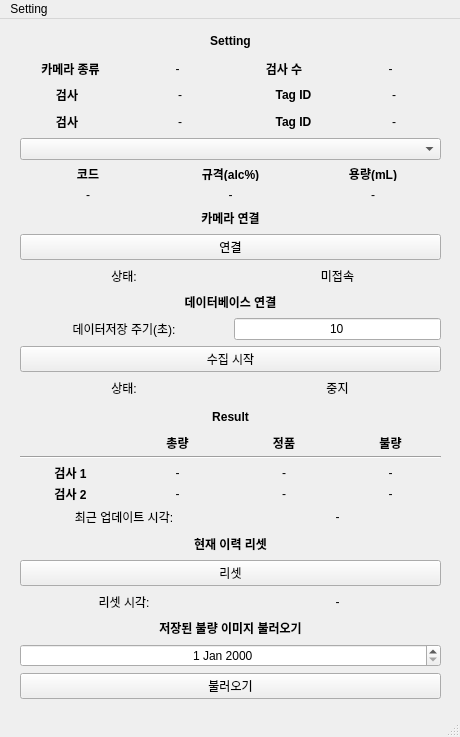
<?xml version="1.0" encoding="UTF-8"?>
<ui version="4.0">
 <class>MainWindow</class>
 <widget class="QMainWindow" name="MainWindow">
  <property name="geometry">
   <rect>
    <x>0</x>
    <y>0</y>
    <width>460</width>
    <height>737</height>
   </rect>
  </property>
  <property name="minimumSize">
   <size>
    <width>460</width>
    <height>700</height>
   </size>
  </property>
  <property name="maximumSize">
   <size>
    <width>460</width>
    <height>810</height>
   </size>
  </property>
  <property name="font">
   <font>
    <stylestrategy>PreferDefault</stylestrategy>
   </font>
  </property>
  <property name="windowTitle">
   <string>Image Inspection Program</string>
  </property>
  <property name="autoFillBackground">
   <bool>false</bool>
  </property>
  <widget class="QWidget" name="centralwidget">
   <widget class="QWidget" name="verticalLayoutWidget">
    <property name="geometry">
     <rect>
      <x>20</x>
      <y>9</y>
      <width>421</width>
      <height>671</height>
     </rect>
    </property>
    <layout class="QVBoxLayout" name="verticalLayout_2">
     <item>
      <widget class="QLabel" name="label_2">
       <property name="minimumSize">
        <size>
         <width>0</width>
         <height>25</height>
        </size>
       </property>
       <property name="maximumSize">
        <size>
         <width>16777215</width>
         <height>40</height>
        </size>
       </property>
       <property name="font">
        <font>
         <weight>75</weight>
         <bold>true</bold>
        </font>
       </property>
       <property name="text">
        <string>Setting</string>
       </property>
       <property name="scaledContents">
        <bool>false</bool>
       </property>
       <property name="alignment">
        <set>Qt::AlignCenter</set>
       </property>
      </widget>
     </item>
     <item>
      <layout class="QHBoxLayout" name="horizontalLayout_6">
       <item>
        <widget class="QLabel" name="label_32">
         <property name="maximumSize">
          <size>
           <width>16777215</width>
           <height>50</height>
          </size>
         </property>
         <property name="font">
          <font>
           <weight>75</weight>
           <bold>true</bold>
          </font>
         </property>
         <property name="text">
          <string>카메라 종류</string>
         </property>
         <property name="alignment">
          <set>Qt::AlignCenter</set>
         </property>
        </widget>
       </item>
       <item>
        <widget class="QLabel" name="label_33">
         <property name="maximumSize">
          <size>
           <width>16777215</width>
           <height>50</height>
          </size>
         </property>
         <property name="font">
          <font>
           <weight>50</weight>
           <bold>false</bold>
          </font>
         </property>
         <property name="text">
          <string>-</string>
         </property>
         <property name="alignment">
          <set>Qt::AlignCenter</set>
         </property>
        </widget>
       </item>
       <item>
        <widget class="QLabel" name="label_38">
         <property name="maximumSize">
          <size>
           <width>16777215</width>
           <height>50</height>
          </size>
         </property>
         <property name="font">
          <font>
           <weight>75</weight>
           <bold>true</bold>
          </font>
         </property>
         <property name="text">
          <string>검사 수</string>
         </property>
         <property name="alignment">
          <set>Qt::AlignCenter</set>
         </property>
        </widget>
       </item>
       <item>
        <widget class="QLabel" name="label_40">
         <property name="maximumSize">
          <size>
           <width>16777215</width>
           <height>50</height>
          </size>
         </property>
         <property name="font">
          <font>
           <weight>50</weight>
           <bold>false</bold>
          </font>
         </property>
         <property name="text">
          <string>-</string>
         </property>
         <property name="alignment">
          <set>Qt::AlignCenter</set>
         </property>
        </widget>
       </item>
      </layout>
     </item>
     <item>
      <layout class="QHBoxLayout" name="horizontalLayout">
       <item>
        <widget class="QLabel" name="label">
         <property name="maximumSize">
          <size>
           <width>16777215</width>
           <height>50</height>
          </size>
         </property>
         <property name="font">
          <font>
           <weight>75</weight>
           <bold>true</bold>
          </font>
         </property>
         <property name="text">
          <string>검사</string>
         </property>
         <property name="alignment">
          <set>Qt::AlignCenter</set>
         </property>
        </widget>
       </item>
       <item>
        <widget class="QLabel" name="label_26">
         <property name="minimumSize">
          <size>
           <width>120</width>
           <height>0</height>
          </size>
         </property>
         <property name="maximumSize">
          <size>
           <width>16777215</width>
           <height>50</height>
          </size>
         </property>
         <property name="font">
          <font>
           <weight>50</weight>
           <bold>false</bold>
          </font>
         </property>
         <property name="text">
          <string>-</string>
         </property>
         <property name="alignment">
          <set>Qt::AlignCenter</set>
         </property>
        </widget>
       </item>
       <item>
        <widget class="QLabel" name="label_27">
         <property name="maximumSize">
          <size>
           <width>16777215</width>
           <height>50</height>
          </size>
         </property>
         <property name="font">
          <font>
           <weight>75</weight>
           <bold>true</bold>
          </font>
         </property>
         <property name="text">
          <string>Tag ID</string>
         </property>
         <property name="alignment">
          <set>Qt::AlignCenter</set>
         </property>
        </widget>
       </item>
       <item>
        <widget class="QLabel" name="label_28">
         <property name="maximumSize">
          <size>
           <width>16777215</width>
           <height>50</height>
          </size>
         </property>
         <property name="font">
          <font>
           <weight>50</weight>
           <bold>false</bold>
          </font>
         </property>
         <property name="text">
          <string>-</string>
         </property>
         <property name="alignment">
          <set>Qt::AlignCenter</set>
         </property>
        </widget>
       </item>
      </layout>
     </item>
     <item>
      <layout class="QHBoxLayout" name="horizontalLayout_7">
       <item>
        <widget class="QLabel" name="label_34">
         <property name="maximumSize">
          <size>
           <width>16777215</width>
           <height>50</height>
          </size>
         </property>
         <property name="font">
          <font>
           <weight>75</weight>
           <bold>true</bold>
          </font>
         </property>
         <property name="text">
          <string>검사</string>
         </property>
         <property name="alignment">
          <set>Qt::AlignCenter</set>
         </property>
        </widget>
       </item>
       <item>
        <widget class="QLabel" name="label_35">
         <property name="minimumSize">
          <size>
           <width>120</width>
           <height>0</height>
          </size>
         </property>
         <property name="maximumSize">
          <size>
           <width>16777215</width>
           <height>50</height>
          </size>
         </property>
         <property name="font">
          <font>
           <weight>50</weight>
           <bold>false</bold>
          </font>
         </property>
         <property name="text">
          <string>-</string>
         </property>
         <property name="alignment">
          <set>Qt::AlignCenter</set>
         </property>
        </widget>
       </item>
       <item>
        <widget class="QLabel" name="label_36">
         <property name="maximumSize">
          <size>
           <width>16777215</width>
           <height>50</height>
          </size>
         </property>
         <property name="font">
          <font>
           <weight>75</weight>
           <bold>true</bold>
          </font>
         </property>
         <property name="text">
          <string>Tag ID</string>
         </property>
         <property name="alignment">
          <set>Qt::AlignCenter</set>
         </property>
        </widget>
       </item>
       <item>
        <widget class="QLabel" name="label_37">
         <property name="maximumSize">
          <size>
           <width>16777215</width>
           <height>50</height>
          </size>
         </property>
         <property name="font">
          <font>
           <weight>50</weight>
           <bold>false</bold>
          </font>
         </property>
         <property name="text">
          <string>-</string>
         </property>
         <property name="alignment">
          <set>Qt::AlignCenter</set>
         </property>
        </widget>
       </item>
      </layout>
     </item>
     <item>
      <widget class="QComboBox" name="comboBox"/>
     </item>
     <item>
      <layout class="QGridLayout" name="gridLayout_3">
       <item row="1" column="0">
        <widget class="QLabel" name="label_12">
         <property name="minimumSize">
          <size>
           <width>0</width>
           <height>15</height>
          </size>
         </property>
         <property name="maximumSize">
          <size>
           <width>16777215</width>
           <height>15</height>
          </size>
         </property>
         <property name="font">
          <font>
           <weight>50</weight>
           <bold>false</bold>
          </font>
         </property>
         <property name="text">
          <string>-</string>
         </property>
         <property name="alignment">
          <set>Qt::AlignCenter</set>
         </property>
        </widget>
       </item>
       <item row="0" column="2">
        <widget class="QLabel" name="label_11">
         <property name="minimumSize">
          <size>
           <width>0</width>
           <height>15</height>
          </size>
         </property>
         <property name="maximumSize">
          <size>
           <width>16777215</width>
           <height>15</height>
          </size>
         </property>
         <property name="font">
          <font>
           <weight>75</weight>
           <bold>true</bold>
          </font>
         </property>
         <property name="text">
          <string>용량(mL)</string>
         </property>
         <property name="alignment">
          <set>Qt::AlignCenter</set>
         </property>
        </widget>
       </item>
       <item row="0" column="1">
        <widget class="QLabel" name="label_10">
         <property name="minimumSize">
          <size>
           <width>0</width>
           <height>15</height>
          </size>
         </property>
         <property name="maximumSize">
          <size>
           <width>16777215</width>
           <height>15</height>
          </size>
         </property>
         <property name="font">
          <font>
           <weight>75</weight>
           <bold>true</bold>
          </font>
         </property>
         <property name="text">
          <string>규격(alc%)</string>
         </property>
         <property name="alignment">
          <set>Qt::AlignCenter</set>
         </property>
        </widget>
       </item>
       <item row="1" column="1">
        <widget class="QLabel" name="label_14">
         <property name="minimumSize">
          <size>
           <width>0</width>
           <height>15</height>
          </size>
         </property>
         <property name="maximumSize">
          <size>
           <width>16777215</width>
           <height>15</height>
          </size>
         </property>
         <property name="font">
          <font>
           <weight>50</weight>
           <bold>false</bold>
          </font>
         </property>
         <property name="text">
          <string>-</string>
         </property>
         <property name="alignment">
          <set>Qt::AlignCenter</set>
         </property>
        </widget>
       </item>
       <item row="0" column="0">
        <widget class="QLabel" name="label_8">
         <property name="minimumSize">
          <size>
           <width>0</width>
           <height>15</height>
          </size>
         </property>
         <property name="maximumSize">
          <size>
           <width>16777215</width>
           <height>15</height>
          </size>
         </property>
         <property name="font">
          <font>
           <weight>75</weight>
           <bold>true</bold>
          </font>
         </property>
         <property name="text">
          <string>코드</string>
         </property>
         <property name="alignment">
          <set>Qt::AlignCenter</set>
         </property>
        </widget>
       </item>
       <item row="1" column="2">
        <widget class="QLabel" name="label_15">
         <property name="minimumSize">
          <size>
           <width>0</width>
           <height>15</height>
          </size>
         </property>
         <property name="maximumSize">
          <size>
           <width>16777215</width>
           <height>15</height>
          </size>
         </property>
         <property name="font">
          <font>
           <weight>50</weight>
           <bold>false</bold>
          </font>
         </property>
         <property name="text">
          <string>-</string>
         </property>
         <property name="alignment">
          <set>Qt::AlignCenter</set>
         </property>
        </widget>
       </item>
      </layout>
     </item>
     <item>
      <widget class="QLabel" name="label_46">
       <property name="maximumSize">
        <size>
         <width>16777215</width>
         <height>25</height>
        </size>
       </property>
       <property name="font">
        <font>
         <weight>75</weight>
         <bold>true</bold>
        </font>
       </property>
       <property name="text">
        <string>카메라 연결</string>
       </property>
       <property name="scaledContents">
        <bool>false</bool>
       </property>
       <property name="alignment">
        <set>Qt::AlignCenter</set>
       </property>
      </widget>
     </item>
     <item>
      <widget class="QPushButton" name="pushButton">
       <property name="text">
        <string>연결</string>
       </property>
       <property name="autoRepeat">
        <bool>false</bool>
       </property>
      </widget>
     </item>
     <item>
      <layout class="QHBoxLayout" name="horizontalLayout_3">
       <item>
        <widget class="QLabel" name="label_4">
         <property name="font">
          <font>
           <weight>50</weight>
           <bold>false</bold>
          </font>
         </property>
         <property name="text">
          <string>상태:</string>
         </property>
         <property name="alignment">
          <set>Qt::AlignCenter</set>
         </property>
        </widget>
       </item>
       <item>
        <widget class="QLabel" name="label_3">
         <property name="text">
          <string>미접속</string>
         </property>
         <property name="alignment">
          <set>Qt::AlignCenter</set>
         </property>
        </widget>
       </item>
      </layout>
     </item>
     <item>
      <widget class="QLabel" name="label_48">
       <property name="maximumSize">
        <size>
         <width>16777215</width>
         <height>25</height>
        </size>
       </property>
       <property name="font">
        <font>
         <weight>75</weight>
         <bold>true</bold>
        </font>
       </property>
       <property name="text">
        <string>데이터베이스 연결</string>
       </property>
       <property name="scaledContents">
        <bool>false</bool>
       </property>
       <property name="alignment">
        <set>Qt::AlignCenter</set>
       </property>
      </widget>
     </item>
     <item>
      <layout class="QGridLayout" name="gridLayout">
       <item row="0" column="0">
        <widget class="QLabel" name="label_29">
         <property name="text">
          <string>데이터저장 주기(초):</string>
         </property>
         <property name="alignment">
          <set>Qt::AlignCenter</set>
         </property>
        </widget>
       </item>
       <item row="0" column="1">
        <widget class="QLineEdit" name="lineEdit">
         <property name="sizePolicy">
          <sizepolicy hsizetype="Preferred" vsizetype="Fixed">
           <horstretch>0</horstretch>
           <verstretch>0</verstretch>
          </sizepolicy>
         </property>
         <property name="text">
          <string>10</string>
         </property>
         <property name="alignment">
          <set>Qt::AlignCenter</set>
         </property>
        </widget>
       </item>
      </layout>
     </item>
     <item>
      <widget class="QPushButton" name="pushButton_3">
       <property name="text">
        <string>수집 시작</string>
       </property>
       <property name="autoRepeat">
        <bool>false</bool>
       </property>
      </widget>
     </item>
     <item>
      <layout class="QHBoxLayout" name="horizontalLayout_5">
       <item>
        <widget class="QLabel" name="label_18">
         <property name="font">
          <font>
           <weight>50</weight>
           <bold>false</bold>
          </font>
         </property>
         <property name="text">
          <string>상태:</string>
         </property>
         <property name="alignment">
          <set>Qt::AlignCenter</set>
         </property>
        </widget>
       </item>
       <item>
        <widget class="QLabel" name="label_19">
         <property name="text">
          <string>중지</string>
         </property>
         <property name="alignment">
          <set>Qt::AlignCenter</set>
         </property>
        </widget>
       </item>
      </layout>
     </item>
     <item>
      <widget class="QLabel" name="label_5">
       <property name="minimumSize">
        <size>
         <width>0</width>
         <height>25</height>
        </size>
       </property>
       <property name="maximumSize">
        <size>
         <width>16777215</width>
         <height>40</height>
        </size>
       </property>
       <property name="font">
        <font>
         <weight>75</weight>
         <bold>true</bold>
        </font>
       </property>
       <property name="text">
        <string>Result</string>
       </property>
       <property name="scaledContents">
        <bool>false</bool>
       </property>
       <property name="alignment">
        <set>Qt::AlignCenter</set>
       </property>
      </widget>
     </item>
     <item>
      <layout class="QGridLayout" name="gridLayout_4">
       <item row="2" column="3">
        <widget class="QLabel" name="label_21">
         <property name="minimumSize">
          <size>
           <width>0</width>
           <height>15</height>
          </size>
         </property>
         <property name="maximumSize">
          <size>
           <width>16777215</width>
           <height>15</height>
          </size>
         </property>
         <property name="text">
          <string>-</string>
         </property>
         <property name="alignment">
          <set>Qt::AlignCenter</set>
         </property>
        </widget>
       </item>
       <item row="3" column="2">
        <widget class="QLabel" name="label_31">
         <property name="minimumSize">
          <size>
           <width>0</width>
           <height>15</height>
          </size>
         </property>
         <property name="maximumSize">
          <size>
           <width>16777215</width>
           <height>15</height>
          </size>
         </property>
         <property name="text">
          <string>-</string>
         </property>
         <property name="alignment">
          <set>Qt::AlignCenter</set>
         </property>
        </widget>
       </item>
       <item row="2" column="1">
        <widget class="QLabel" name="label_43">
         <property name="minimumSize">
          <size>
           <width>0</width>
           <height>15</height>
          </size>
         </property>
         <property name="maximumSize">
          <size>
           <width>16777215</width>
           <height>15</height>
          </size>
         </property>
         <property name="font">
          <font>
           <weight>75</weight>
           <bold>true</bold>
          </font>
         </property>
         <property name="text">
          <string>검사 1</string>
         </property>
         <property name="alignment">
          <set>Qt::AlignCenter</set>
         </property>
        </widget>
       </item>
       <item row="0" column="3">
        <widget class="QLabel" name="label_45">
         <property name="minimumSize">
          <size>
           <width>0</width>
           <height>15</height>
          </size>
         </property>
         <property name="maximumSize">
          <size>
           <width>16777215</width>
           <height>15</height>
          </size>
         </property>
         <property name="font">
          <font>
           <weight>75</weight>
           <bold>true</bold>
          </font>
         </property>
         <property name="text">
          <string>정품</string>
         </property>
         <property name="alignment">
          <set>Qt::AlignCenter</set>
         </property>
        </widget>
       </item>
       <item row="0" column="1">
        <widget class="QLabel" name="label_17">
         <property name="minimumSize">
          <size>
           <width>0</width>
           <height>15</height>
          </size>
         </property>
         <property name="maximumSize">
          <size>
           <width>16777215</width>
           <height>15</height>
          </size>
         </property>
         <property name="font">
          <font>
           <weight>75</weight>
           <bold>true</bold>
          </font>
         </property>
         <property name="text">
          <string/>
         </property>
         <property name="alignment">
          <set>Qt::AlignCenter</set>
         </property>
        </widget>
       </item>
       <item row="3" column="3">
        <widget class="QLabel" name="label_39">
         <property name="minimumSize">
          <size>
           <width>0</width>
           <height>15</height>
          </size>
         </property>
         <property name="maximumSize">
          <size>
           <width>16777215</width>
           <height>15</height>
          </size>
         </property>
         <property name="text">
          <string>-</string>
         </property>
         <property name="alignment">
          <set>Qt::AlignCenter</set>
         </property>
        </widget>
       </item>
       <item row="0" column="4">
        <widget class="QLabel" name="label_50">
         <property name="minimumSize">
          <size>
           <width>0</width>
           <height>15</height>
          </size>
         </property>
         <property name="maximumSize">
          <size>
           <width>16777215</width>
           <height>15</height>
          </size>
         </property>
         <property name="font">
          <font>
           <weight>75</weight>
           <bold>true</bold>
          </font>
         </property>
         <property name="text">
          <string>불량</string>
         </property>
         <property name="alignment">
          <set>Qt::AlignCenter</set>
         </property>
        </widget>
       </item>
       <item row="0" column="2">
        <widget class="QLabel" name="label_44">
         <property name="minimumSize">
          <size>
           <width>0</width>
           <height>15</height>
          </size>
         </property>
         <property name="maximumSize">
          <size>
           <width>16777215</width>
           <height>15</height>
          </size>
         </property>
         <property name="font">
          <font>
           <weight>75</weight>
           <bold>true</bold>
          </font>
         </property>
         <property name="text">
          <string>총량</string>
         </property>
         <property name="alignment">
          <set>Qt::AlignCenter</set>
         </property>
        </widget>
       </item>
       <item row="2" column="4">
        <widget class="QLabel" name="label_24">
         <property name="minimumSize">
          <size>
           <width>0</width>
           <height>15</height>
          </size>
         </property>
         <property name="maximumSize">
          <size>
           <width>16777215</width>
           <height>15</height>
          </size>
         </property>
         <property name="text">
          <string>-</string>
         </property>
         <property name="alignment">
          <set>Qt::AlignCenter</set>
         </property>
        </widget>
       </item>
       <item row="2" column="2">
        <widget class="QLabel" name="label_23">
         <property name="minimumSize">
          <size>
           <width>0</width>
           <height>15</height>
          </size>
         </property>
         <property name="maximumSize">
          <size>
           <width>16777215</width>
           <height>15</height>
          </size>
         </property>
         <property name="text">
          <string>-</string>
         </property>
         <property name="alignment">
          <set>Qt::AlignCenter</set>
         </property>
        </widget>
       </item>
       <item row="3" column="1">
        <widget class="QLabel" name="label_49">
         <property name="minimumSize">
          <size>
           <width>0</width>
           <height>15</height>
          </size>
         </property>
         <property name="maximumSize">
          <size>
           <width>16777215</width>
           <height>15</height>
          </size>
         </property>
         <property name="font">
          <font>
           <weight>75</weight>
           <bold>true</bold>
          </font>
         </property>
         <property name="text">
          <string>검사 2</string>
         </property>
         <property name="alignment">
          <set>Qt::AlignCenter</set>
         </property>
        </widget>
       </item>
       <item row="3" column="4">
        <widget class="QLabel" name="label_41">
         <property name="minimumSize">
          <size>
           <width>0</width>
           <height>15</height>
          </size>
         </property>
         <property name="maximumSize">
          <size>
           <width>16777215</width>
           <height>15</height>
          </size>
         </property>
         <property name="text">
          <string>-</string>
         </property>
         <property name="alignment">
          <set>Qt::AlignCenter</set>
         </property>
        </widget>
       </item>
       <item row="1" column="1" colspan="4">
        <widget class="Line" name="line_2">
         <property name="orientation">
          <enum>Qt::Horizontal</enum>
         </property>
        </widget>
       </item>
      </layout>
     </item>
     <item>
      <layout class="QHBoxLayout" name="horizontalLayout_2">
       <item>
        <widget class="QLabel" name="label_6">
         <property name="font">
          <font>
           <weight>50</weight>
           <bold>false</bold>
          </font>
         </property>
         <property name="text">
          <string>최근 업데이트 시각:</string>
         </property>
         <property name="alignment">
          <set>Qt::AlignCenter</set>
         </property>
        </widget>
       </item>
       <item>
        <widget class="QLabel" name="label_7">
         <property name="text">
          <string>-</string>
         </property>
         <property name="alignment">
          <set>Qt::AlignCenter</set>
         </property>
        </widget>
       </item>
      </layout>
     </item>
     <item>
      <widget class="QLabel" name="label_47">
       <property name="maximumSize">
        <size>
         <width>16777215</width>
         <height>25</height>
        </size>
       </property>
       <property name="font">
        <font>
         <weight>75</weight>
         <bold>true</bold>
        </font>
       </property>
       <property name="text">
        <string>현재 이력 리셋</string>
       </property>
       <property name="scaledContents">
        <bool>false</bool>
       </property>
       <property name="alignment">
        <set>Qt::AlignCenter</set>
       </property>
      </widget>
     </item>
     <item>
      <widget class="QPushButton" name="pushButton_4">
       <property name="text">
        <string>리셋</string>
       </property>
       <property name="autoRepeat">
        <bool>false</bool>
       </property>
      </widget>
     </item>
     <item>
      <layout class="QHBoxLayout" name="horizontalLayout_34">
       <item>
        <widget class="QLabel" name="label_61">
         <property name="font">
          <font>
           <weight>50</weight>
           <bold>false</bold>
          </font>
         </property>
         <property name="text">
          <string>리셋 시각:</string>
         </property>
         <property name="alignment">
          <set>Qt::AlignCenter</set>
         </property>
        </widget>
       </item>
       <item>
        <widget class="QLabel" name="label_62">
         <property name="text">
          <string>-</string>
         </property>
         <property name="alignment">
          <set>Qt::AlignCenter</set>
         </property>
        </widget>
       </item>
      </layout>
     </item>
     <item>
      <widget class="QLabel" name="label_42">
       <property name="maximumSize">
        <size>
         <width>16777215</width>
         <height>25</height>
        </size>
       </property>
       <property name="font">
        <font>
         <weight>75</weight>
         <bold>true</bold>
        </font>
       </property>
       <property name="text">
        <string>저장된 불량 이미지 불러오기</string>
       </property>
       <property name="scaledContents">
        <bool>false</bool>
       </property>
       <property name="alignment">
        <set>Qt::AlignCenter</set>
       </property>
      </widget>
     </item>
     <item>
      <widget class="QDateEdit" name="dateEdit">
       <property name="alignment">
        <set>Qt::AlignCenter</set>
       </property>
      </widget>
     </item>
     <item>
      <widget class="QPushButton" name="pushButton_7">
       <property name="text">
        <string>불러오기</string>
       </property>
       <property name="autoRepeat">
        <bool>false</bool>
       </property>
      </widget>
     </item>
    </layout>
   </widget>
  </widget>
  <widget class="QMenuBar" name="menubar">
   <property name="geometry">
    <rect>
     <x>0</x>
     <y>0</y>
     <width>460</width>
     <height>26</height>
    </rect>
   </property>
   <widget class="QMenu" name="menuSetting">
    <property name="geometry">
     <rect>
      <x>254</x>
      <y>153</y>
      <width>176</width>
      <height>102</height>
     </rect>
    </property>
    <property name="sizePolicy">
     <sizepolicy hsizetype="Fixed" vsizetype="Preferred">
      <horstretch>0</horstretch>
      <verstretch>0</verstretch>
     </sizepolicy>
    </property>
    <property name="minimumSize">
     <size>
      <width>150</width>
      <height>0</height>
     </size>
    </property>
    <property name="maximumSize">
     <size>
      <width>10000</width>
      <height>16777215</height>
     </size>
    </property>
    <property name="title">
     <string>Setting</string>
    </property>
    <addaction name="actionNetwork"/>
    <addaction name="actionDatabase"/>
   </widget>
   <addaction name="menuSetting"/>
  </widget>
  <widget class="QStatusBar" name="statusbar"/>
  <action name="actionNetwork">
   <property name="text">
    <string>Camera Network</string>
   </property>
  </action>
  <action name="actionDirectory">
   <property name="text">
    <string>Directory</string>
   </property>
  </action>
  <action name="actionDatabase">
   <property name="text">
    <string>Database</string>
   </property>
  </action>
  <action name="actionProduction">
   <property name="text">
    <string>Production</string>
   </property>
  </action>
  <action name="actionInspection">
   <property name="text">
    <string>Inspection</string>
   </property>
  </action>
  <action name="action">
   <property name="text">
    <string>라</string>
   </property>
  </action>
  <action name="actionInspection_2">
   <property name="text">
    <string>Inspection</string>
   </property>
  </action>
  <action name="actionInspection_3">
   <property name="text">
    <string>Inspection</string>
   </property>
  </action>
 </widget>
 <resources/>
 <connections/>
 <slots>
  <slot>connection()</slot>
  <slot>disconnection()</slot>
  <slot>historyClear()</slot>
 </slots>
</ui>
